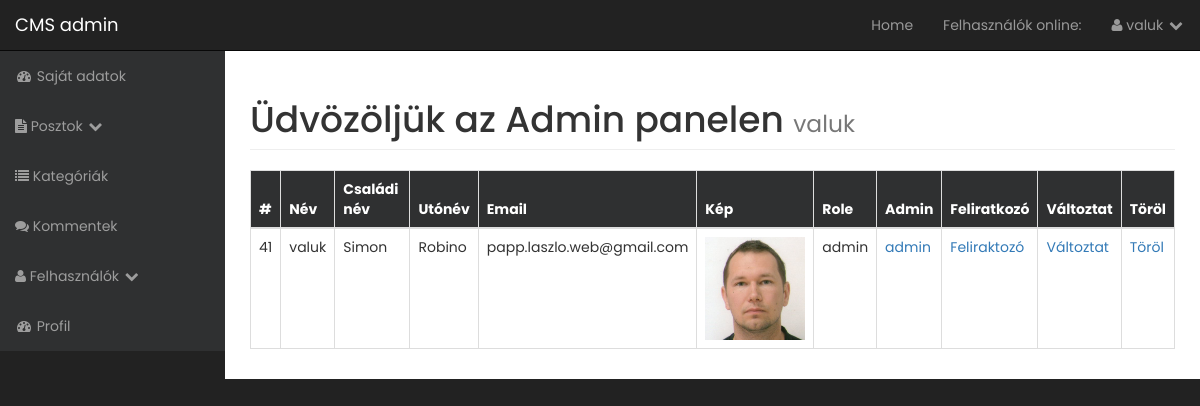
Page /admin/users.php (signed in) on the committed database.
### tables this page shows
CREATE TABLE `users` (
  `user_id` int(3) NOT NULL,
  `user_name` varchar(255) NOT NULL,
  `user_password` varchar(255) NOT NULL,
  `user_firstname` varchar(255) NOT NULL,
  `user_lastname` varchar(255) NOT NULL,
  `user_email` varchar(255) NOT NULL,
  `user_image` text NOT NULL,
  `user_role` varchar(255) NOT NULL,
  `randSalt` varchar(255) NOT NULL,
  `token` text NOT NULL
);

### admin/functions.php (called while the page is built, shortened)
<?php
function escape($string) {
 global $connect;
 return mysqli_real_escape_string($connect, trim($string));
}
?>

### admin/includes/view_all_users.php (the view, shortened to what this page needs)
<div class="table-responsive">
<table class="table table-bordered table-hover">
  <thead class="thead-dark">
    <tr class="line">
      <th>#</th>
      <th>Név</th>
      <th>Családi név</th>
      <th>Utónév</th>
      <th>Email</th>
      <th>Kép</th>
      <th>Role</th>
      <th>Admin</th>
      <th>Feliratkozó</th>
      <th>Változtat</th>
      <th>Töröl</th>
      </tr>
  </thead>
  <tbody>
    <?php
    $query = "SELECT * FROM users";
    $select_users = mysqli_query($connect, $query);
    while ($row = mysqli_fetch_assoc($select_users)) {
      $user_id = escape($row['user_id']);
      $user_name = escape($row['user_name']);
      $user_firstname = escape($row['user_firstname']);
      $user_lastname = escape($row['user_lastname']);
      $user_email = escape($row['user_email']);
      $user_image = escape($row['user_image']);
      $user_role = escape($row['user_role']);
      echo "<tr>";
      echo "<td>$user_id</td>";
      echo "<td>$user_name</td>";
      echo "<td>$user_firstname</td>";
      echo "<td>$user_lastname</td>";
      echo "<td>$user_email</td>";
      echo "<td><img src='../img/$user_image' width='100''alt='kep'></td>";
      echo "<td>$user_role</td>";
      echo "<td><a href='users.php?admin=$user_id'>admin</a></td>";
      echo "<td><a href='users.php?subscriber=$user_id'>Feliraktozó</a></td>";
      echo "<td><a href='users.php?source=edit_user&edit_user=$user_id'>Változtat</a></td>";
      echo "<td><a href='users.php?delete=$user_id'>Töröl</a></td>";
      echo "</tr>";
   }
    ?>
</tbody>
</table>
</div>

### admin/css/sb-admin.css (style rules this page uses)
body { margin-top: 100px; background-color: #222; font-family: 'Poppins', sans-serif; }
@media (min-width:768px) { body { margin-top: 50px; } }
.thead-dark { background: #2f3031; }
.line { color: #fff; }

### rows in the picture
users: user_id "41", user_name "valuk", user_firstname "Simon", user_lastname "Robino", user_email "papp.laszlo.web@gmail.com", user_image (picture), user_role "admin"

### other values in the picture
$_SESSION['username'] "valuk"
